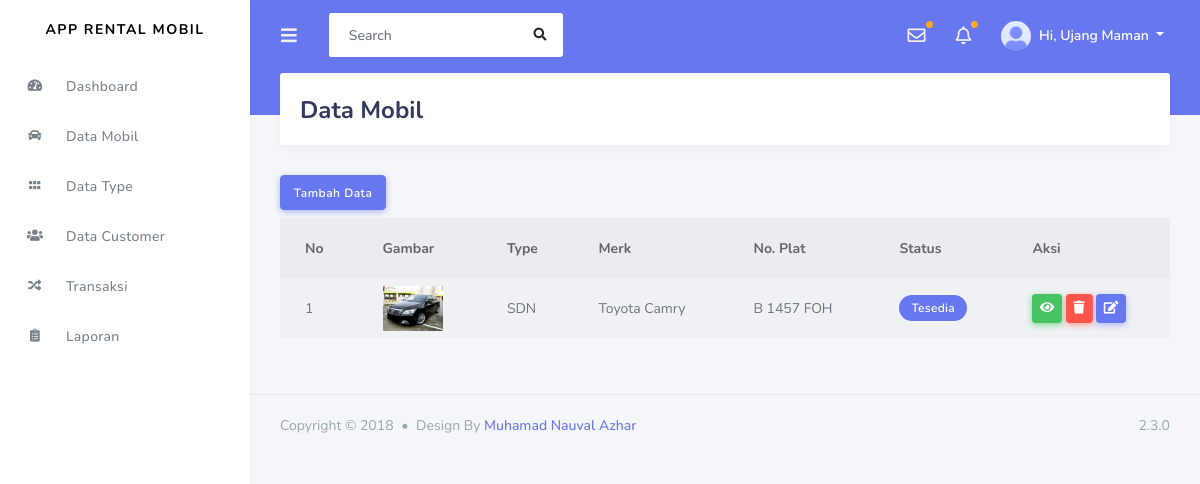
The app's page /index.php/admin/data_mobil, older data.
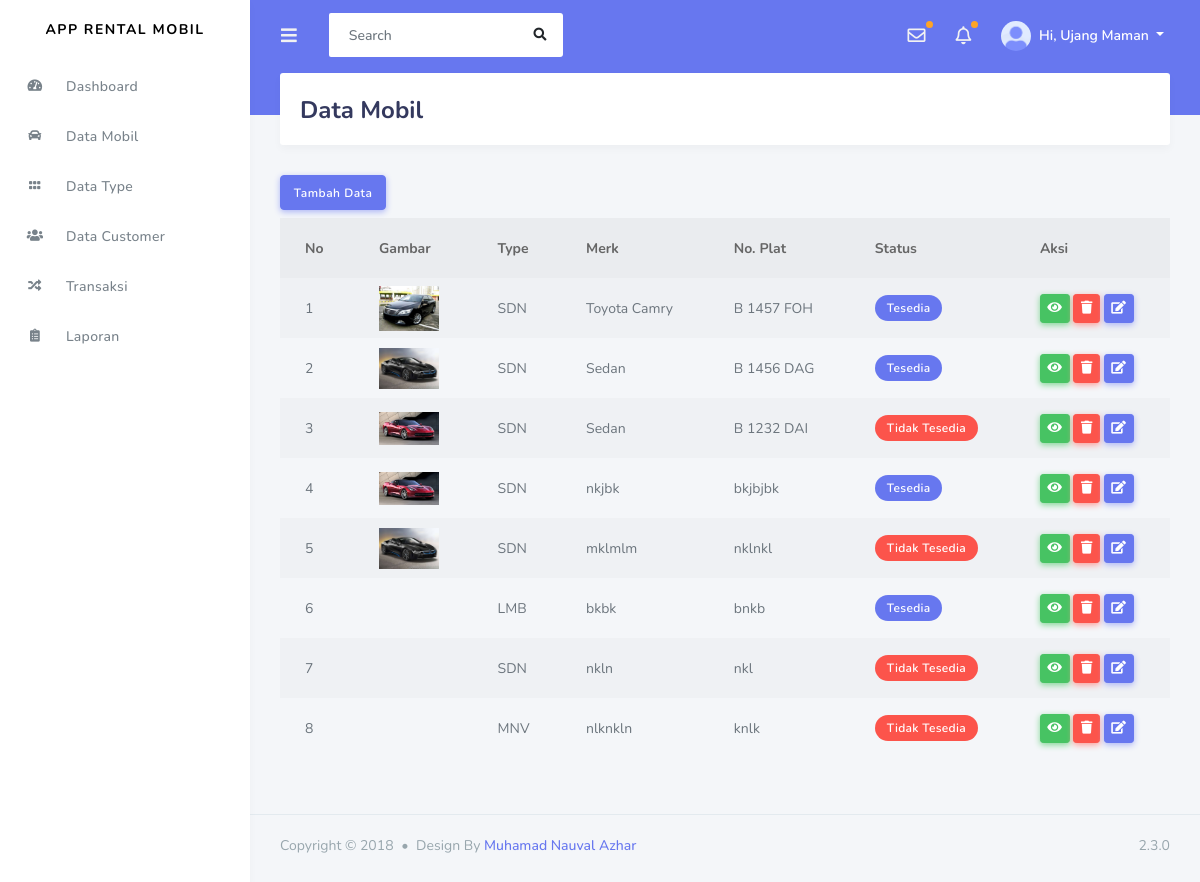
The same page, newer data.
### tables this page shows
CREATE TABLE `mobil` (
  `id_mobil` int(11) NOT NULL,
  `kode_type` varchar(120) NOT NULL,
  `merk` varchar(120) NOT NULL,
  `no_plat` varchar(20) NOT NULL,
  `warna` varchar(20) NOT NULL,
  `tahun` varchar(4) NOT NULL,
  `status` varchar(50) NOT NULL,
  `gambar` varchar(255) NOT NULL
);

### application/controllers/admin/Data_mobil.php (called while the page is built, shortened)
<?php
class Data_mobil extends CI_Controller
{
  public function index()
  {
    $data['mobil'] = $this->rental_model->getDataMobil();
    $data['type'] = $this->rental_model->getDataType();
    $this->load->view('templates_admin/header');
    $this->load->view('templates_admin/sidebar');
    $this->load->view('admin/data_mobil', $data);
    $this->load->view('templates_admin/footer');
  }
}

### index.php (called while the page is built, shortened)
<?php
require_once BASEPATH.'core/CodeIgniter.php';

### application/models/rental_model.php (called while the page is built, shortened)
<?php
class rental_model extends CI_model
{
    public function getDataMobil()
    {
        return $this->db->get('mobil')->result_array();
    }
}

### application/views/admin/data_mobil.php (the view, shortened to what this page needs)
<div class="main-content">
    <section class="section">
        <div class="section-header">
            <h1>Data Mobil</h1>
        </div>
        <a href="<?= base_url('admin/Data_mobil/tambah_mobil'); ?>" class="btn btn-primary mb-2">Tambah Data</a>
        <table class="table table-hover table-striped tanbe-bordered">
            <thead>
                <tr>
                    <th>No</th>
                    <th>Gambar</th>
                    <th>Type</th>
                    <th>Merk</th>
                    <th>No. Plat</th>
                    <th>Status</th>
                    <th>Aksi</th>
                </tr>
            </thead>
            <tbody>
                <?php
                $no = 1;
                foreach ($mobil as $mbl) : ?>
                    <tr>
                        <td><?= $no++; ?></td>
                        <td><img src="<?= base_url() . 'assets/img/imgcar/' . $mbl['gambar']; ?>" alt="" width="60px"></td>
                        <td><?= $mbl['kode_type']; ?></td>
                        <td><?= $mbl['merk']; ?></td>
                        <td><?= $mbl['no_plat']; ?></td>
                        <td><?php
                            if ($mbl['status'] == "0") {
                                echo "<span class='badge badge-danger'>Tidak Tesedia</span>";
                            } else {
                                echo "<span class='badge badge-primary'>Tesedia</span>";
                            }
                            ?>
                        </td>
                        <td>
                            <a href="<?= base_url('admin/data_mobil/detail_mobil/') . $mbl['id_mobil']; ?>" class="btn btn-sm btn-success"><i class="fas fa-eye"></i></a>
                            <a href="<?= base_url('admin/data_mobilz/hapus_mobil/') . $mbl['id_mobil']; ?>" class="btn btn-sm btn-danger"><i class="fas fa-trash"></i></a>
                            <a href="<?= base_url('admin/Data_mobil/ubah_mobil/') . $mbl['id_mobil']; ?>" class="btn btn-sm btn-primary"><i class="fas fa-edit"></i></a>
                        </td>
                    </tr>
                <?php endforeach; ?>
            </tbody>
        </table>
    </section>
</div>

### application/views/templates_admin/header.php (shortened to what this page needs)
<!DOCTYPE html>
<html lang="en">
<head>
  <link rel="stylesheet" href="https://stackpath.bootstrapcdn.com/bootstrap/4.3.1/css/bootstrap.min.css">
  <link rel="stylesheet" href="https://use.fontawesome.com/releases/v5.7.2/css/all.css">
  <link rel="stylesheet" href="<?= base_url('assets/assets_stisla') ?>/assets/css/style.css">
  <link rel="stylesheet" href="<?= base_url('assets/assets_stisla') ?>/assets/css/components.css">
</head>

### application/views/templates_admin/sidebar.php (shortened to what this page needs)
<body>
  <div id="app">
    <div class="main-wrapper">
      <div class="navbar-bg"></div>
      <nav class="navbar navbar-expand-lg main-navbar">
        <form class="form-inline mr-auto">
          <ul class="navbar-nav mr-3">
            <li><a href="#" data-toggle="sidebar" class="nav-link nav-link-lg"><i class="fas fa-bars"></i></a></li>
          </ul>
          <div class="search-element">
            <input class="form-control" type="search" placeholder="Search" aria-label="Search" data-width="250">
            <button class="btn" type="submit"><i class="fas fa-search"></i></button>
          </div>
        </form>
        <ul class="navbar-nav navbar-right">
          <li class="dropdown dropdown-list-toggle"><a href="#" data-toggle="dropdown" class="nav-link nav-link-lg message-toggle beep"><i class="far fa-envelope"></i></a>
          </li>
          <li class="dropdown dropdown-list-toggle"><a href="#" data-toggle="dropdown" class="nav-link notification-toggle nav-link-lg beep"><i class="far fa-bell"></i></a>
          </li>
          <li class="dropdown"><a href="#" data-toggle="dropdown" class="nav-link dropdown-toggle nav-link-lg nav-link-user">
              <img alt="image" src="../assets/img/avatar/avatar-1.png" class="rounded-circle mr-1">
              <div class="d-sm-none d-lg-inline-block">Hi, Ujang Maman</div>
            </a>
          </li>
        </ul>
      </nav>
      <div class="main-sidebar">
        <aside id="sidebar-wrapper">
          <div class="sidebar-brand">
            <a href="index.html">App Rental Mobil</a>
          </div>
          <ul class="sidebar-menu">
            <li><a class="nav-link" href="<?= base_url('admin/Dashboard'); ?>"><i class="fas fa-tachometer-alt"></i> <span>Dashboard</span></a></li>
            <li><a class="nav-link" href="<?= base_url('admin/Data_mobil'); ?>"><i class="fas fa-car"></i> <span>Data Mobil</span></a></li>
            <li><a class="nav-link" href="<?= base_url('admin/Data_type'); ?>"><i class="fas fa-grip-horizontal"></i> <span>Data Type</span></a></li>
            <li><a class="nav-link" href="<?= base_url('admin/Data_customer'); ?>"><i class="fas fa-users"></i> <span>Data Customer</span></a></li>
            <li><a class="nav-link" href="<?= base_url('admin/Transaksi'); ?>"><i class="fas fa-random"></i> <span>Transaksi</span></a></li>
            <li><a class="nav-link" href="<?= base_url('admin/Laporan'); ?>"><i class="fas fa-clipboard-list"></i> <span>Laporan</span></a></li>
          </ul>
        </aside>
      </div>

### application/views/templates_admin/footer.php (shortened to what this page needs)
<footer class="main-footer">
  <div class="footer-left">
    Copyright &copy; 2018 <div class="bullet"></div> Design By <a href="https://nauval.in/">Muhamad Nauval Azhar</a>
  </div>
  <div class="footer-right">
    2.3.0
  </div>
</footer>
</div>
</div>
</body>
</html>

Row changes from the older to the newer data that the page shows:
added mobil: gambar (picture), kode_type "SDN", merk "Sedan", no_plat "B 1456 DAG", status "Tesedia"
added mobil: gambar (picture), kode_type "SDN", merk "Sedan", no_plat "B 1232 DAI", status "Tidak Tesedia"
added mobil: gambar (picture), kode_type "SDN", merk "nkjbk", no_plat "bkjbjbk", status "Tesedia"
added mobil: gambar (picture), kode_type "SDN", merk "mklmlm", no_plat "nklnkl", status "Tidak Tesedia"
added mobil: kode_type "LMB", merk "bkbk", no_plat "bnkb", status "Tesedia"
added mobil: kode_type "SDN", merk "nkln", no_plat "nkl", status "Tidak Tesedia"
added mobil: kode_type "MNV", merk "nlknkln", no_plat "knlk", status "Tidak Tesedia"
